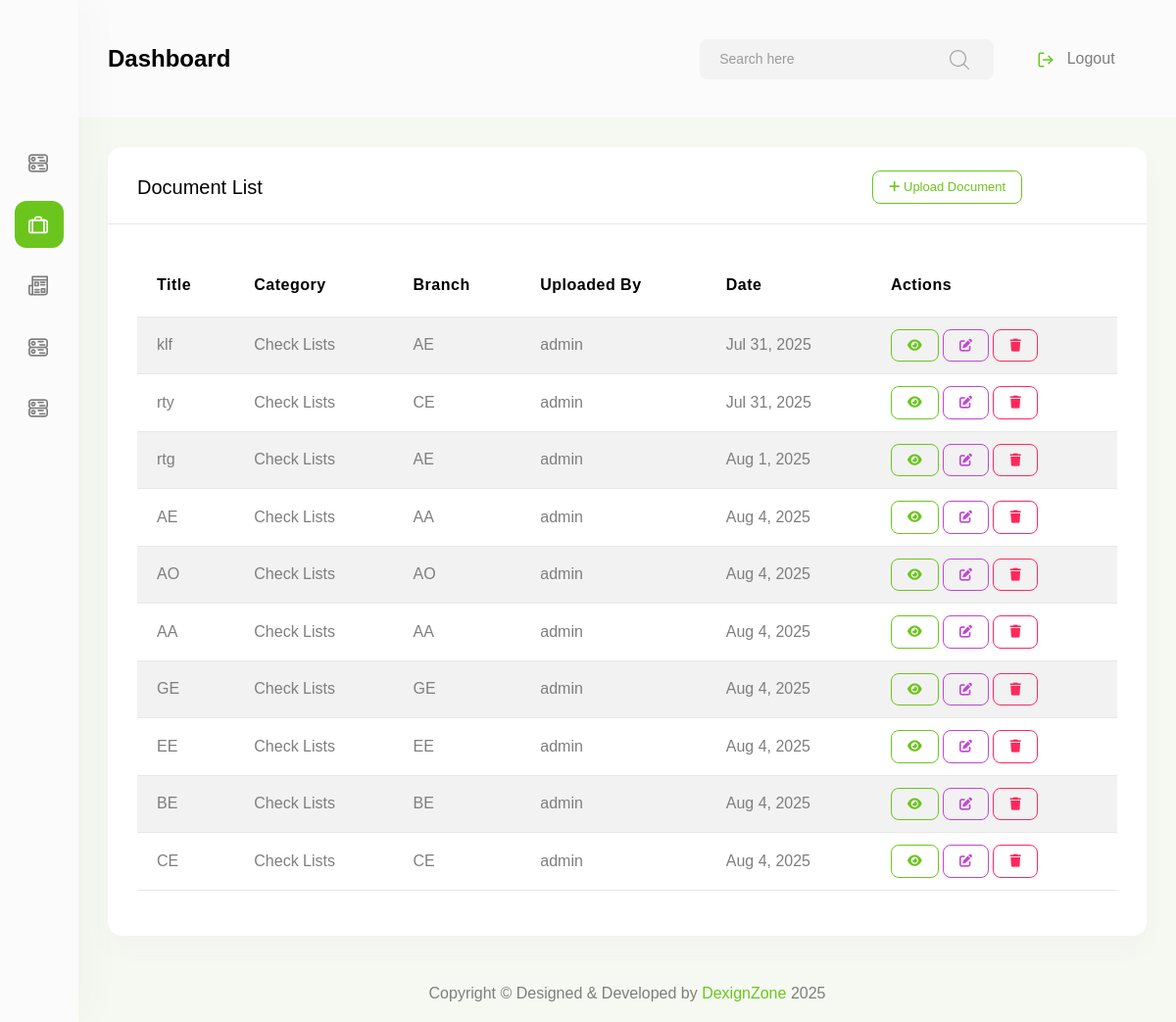
Page /admin/services-docs.php on the committed database.
### tables this page shows
CREATE TABLE `documents` (
  `id` int NOT NULL AUTO_INCREMENT,
  `title` varchar(255) NOT NULL,
  `description` text,
  `category_id` int DEFAULT NULL,
  `uploaded_by` int DEFAULT NULL,
  `file_path` varchar(255) NOT NULL,
  `uploaded_at` timestamp NULL DEFAULT CURRENT_TIMESTAMP,
  `is_active` tinyint(1) DEFAULT '1',
  `branch_id` int DEFAULT NULL,
  `section` varchar(50) DEFAULT NULL,
  PRIMARY KEY (`id`) USING BTREE,
  KEY `uploaded_by` (`uploaded_by`) USING BTREE,
  KEY `fk_document_category` (`category_id`) USING BTREE,
  CONSTRAINT `documents_ibfk_1` FOREIGN KEY (`category_id`) REFERENCES `categories` (`id`) ON DELETE RESTRICT ON UPDATE RESTRICT,
  CONSTRAINT `documents_ibfk_2` FOREIGN KEY (`uploaded_by`) REFERENCES `admins` (`id`) ON DELETE RESTRICT ON UPDATE RESTRICT,
  CONSTRAINT `fk_document_category` FOREIGN KEY (`category_id`) REFERENCES `categories` (`id`) ON DELETE RESTRICT ON UPDATE RESTRICT
);

CREATE TABLE `categories` (
  `id` int NOT NULL AUTO_INCREMENT,
  `name` varchar(100) NOT NULL,
  `created_at` timestamp NULL DEFAULT CURRENT_TIMESTAMP,
  PRIMARY KEY (`id`) USING BTREE,
  UNIQUE KEY `name` (`name`) USING BTREE
);

CREATE TABLE `branches` (
  `id` int NOT NULL AUTO_INCREMENT,
  `name` varchar(100) NOT NULL,
  `created_at` timestamp NULL DEFAULT CURRENT_TIMESTAMP,
  PRIMARY KEY (`id`) USING BTREE,
  UNIQUE KEY `name` (`name`) USING BTREE
);

### admin/services-docs.php (the view, shortened to what this page needs)
<!DOCTYPE html>
<html lang="en">
<?php
require_once '../includes/config.php';
$documents = $db->query("SELECT d.title, d.uploaded_by, d.uploaded_at, c.name AS category_name, b.name AS branch_name, a.username AS uploaded_by
    FROM documents d
    JOIN categories c ON d.category_id = c.id
    JOIN branches b ON d.branch_id = b.id
    JOIN admins a ON d.uploaded_by = a.id")->fetch_all(MYSQLI_ASSOC);
include "template/head.php";
?>
<body>
    <div id="main-wrapper">
        <?php
        include "template/nav.php";
        include "template/header.php";
        ?>
        <?php
        include "template/desnav.php";
        ?> <!--**********************************
        <div class="content-body">
            <div class="container-fluid">
                <div class="row">
                    <div class="col-12">
                        <div class="card">
                            <div class="card-header">
                                <h4 class="card-title">Document List</h4>
                                <div class="col-md-3">
                                    <a href="services-docs-upload.php" class="btn btn-sm btn-outline-primary">
                                        <i class="fas fa-plus"></i> Upload Document
                                    </a>
                                </div>
                            </div>
                            <div class="card-body">
                                <div class="table-responsive">
                                    <table id="documentTable" class="display min-w850 table table-striped table-hover">
                                        <thead>
                                            <tr>
                                                <th>Title</th>
                                                <th>Category</th>
                                                 <th>Branch</th>
                                                <th>Uploaded By</th>
                                                <th>Date</th>
                                                <th>Actions</th>
                                            </tr>
                                        </thead>
                                        <tbody>
                                            <?php if (empty($documents)): ?>
                                                <tr>
                                                    <td colspan="5" class="text-center py-4">No documents found</td>
                                                </tr>
                                            <?php else: ?>
                                                <?php foreach ($documents as $doc): ?>
                                                    <tr>
                                                        <td><?= htmlspecialchars($doc['title']) ?></td>
                                                        <td><?= htmlspecialchars($doc['category_name']) ?></td>
                                                        <td><?= htmlspecialchars($doc['branch_name']) ?></td>
                                                        <td><?= htmlspecialchars($doc['uploaded_by']) ?></td>
                                                        <td><?= date('M j, Y', strtotime($doc['uploaded_at'])) ?></td>
                                                        <td>
                                                            <a href="../../view.php?id=<?= $doc['id'] ?>" class="btn btn-sm btn-outline-primary" target="_blank">
                                                                <i class="fas fa-eye"></i>
                                                            </a>
                                                            <a href="edit.php?id=<?= $doc['id'] ?>" class="btn btn-sm btn-outline-secondary">
                                                                <i class="fas fa-edit"></i>
                                                            </a>
                                                            <form action="delete.php" method="post" class="d-inline">
                                                                <button type="submit" class="btn btn-sm btn-outline-danger" onclick="return confirm('Are you sure?')">
                                                                    <i class="fas fa-trash"></i>
                                                                </button>
                                                            </form>
                                                        </td>
                                                    </tr>
                                                <?php endforeach; ?>
                                            <?php endif; ?>
                                        </tbody>
                                    </table>
                                </div>
                            </div>
                        </div>
                    </div>
                </div>
            </div>
        </div>
        <div class="footer">
            <div class="copyright">
                <p>Copyright © Designed &amp; Developed by <a href="http://dexignzone.com/" target="_blank">DexignZone</a> 2025</p>
            </div>
        </div>
    </div>
</body>
</html>

### admin/template/head.php (shortened to what this page needs)
<head>
	<link href="assets/vendor/chartist/css/chartist.min.css" rel="stylesheet" type="text/css">
<link href="assets/vendor/owl-carousel/owl.carousel.css" rel="stylesheet" type="text/css">
<link href="assets/vendor/bootstrap-select/dist/css/bootstrap-select.min.css" rel="stylesheet" type="text/css">
<link href="assets/css/style.css" rel="stylesheet" type="text/css">
</head>

### admin/template/nav.php (shortened to what this page needs)
<div class="nav-header">
		<a href="index.php.html" class="brand-logo">
		</a>
	</div>

### admin/template/header.php (shortened to what this page needs)
<div class="header">
			<div class="header-content">
				<nav class="navbar navbar-expand">
					<div class="collapse navbar-collapse justify-content-between">
						<div class="header-left">
							<div class="dashboard_bar">
								Dashboard </div>
						</div>
						<ul class="navbar-nav header-right">
							<li class="nav-item">
								<div class="input-group search-area d-xl-inline-flex d-none">
									<input type="text" class="form-control" placeholder="Search here" aria-label="Username" aria-describedby="header-search">
									<span class="input-group-text" id="header-search">
										<a href="javascript:void(0);">
										</a>
									</span>
								</div>
							</li>
								<li class="nav-item dropdown header-profile">
								<a href="logout.php" class="dropdown-item ai-icon">
									<span class="ms-2">Logout</span>
								</a>
								</li>
						</ul>
					</div>
				</nav>
			</div>
		</div>

### admin/template/desnav.php (shortened to what this page needs)
<div class="deznav">
		<div class="deznav-scroll">
			<ul class="metismenu" id="menu">
				<li><a  href=".\dashboard.php" aria-expanded="false">
						<i class="flaticon-381-networking"></i>
					</a>
				</li>
				<li><a  href="services-docs.php" aria-expanded="false">
						<i class="flaticon-381-briefcase"></i>
					</a>
				</li>
				<li><a  href=".\dashboard.php" aria-expanded="false">
						<i class="flaticon-381-newspaper"></i>
					</a>
				</li>
				<li><a  href=".\table-datatable-basic.php.php" aria-expanded="false">
						<i class="flaticon-381-networking"></i>
					</a>
				</li>
				<li><a  href=".\table-datatable-basic.php.php" aria-expanded="false">
						<i class="flaticon-381-networking"></i>
					</a>
				</li>
			</ul>
		</div>
	</div>

### rows in the picture
documents: title "klf", category.name "Check Lists", branch.name "AE", uploaded_by.username "admin", uploaded_at "Jul 31, 2025"
documents: title "rty", category.name "Check Lists", branch.name "CE", uploaded_by.username "admin", uploaded_at "Jul 31, 2025"
documents: title "rtg", category.name "Check Lists", branch.name "AE", uploaded_by.username "admin", uploaded_at "Aug 1, 2025"
documents: title "AE", category.name "Check Lists", branch.name "AA", uploaded_by.username "admin", uploaded_at "Aug 4, 2025"
documents: title "AO", category.name "Check Lists", branch.name "AO", uploaded_by.username "admin", uploaded_at "Aug 4, 2025"
documents: title "AA", category.name "Check Lists", branch.name "AA", uploaded_by.username "admin", uploaded_at "Aug 4, 2025"
documents: title "GE", category.name "Check Lists", branch.name "GE", uploaded_by.username "admin", uploaded_at "Aug 4, 2025"
documents: title "EE", category.name "Check Lists", branch.name "EE", uploaded_by.username "admin", uploaded_at "Aug 4, 2025"
documents: title "BE", category.name "Check Lists", branch.name "BE", uploaded_by.username "admin", uploaded_at "Aug 4, 2025"
documents: title "CE", category.name "Check Lists", branch.name "CE", uploaded_by.username "admin", uploaded_at "Aug 4, 2025"
